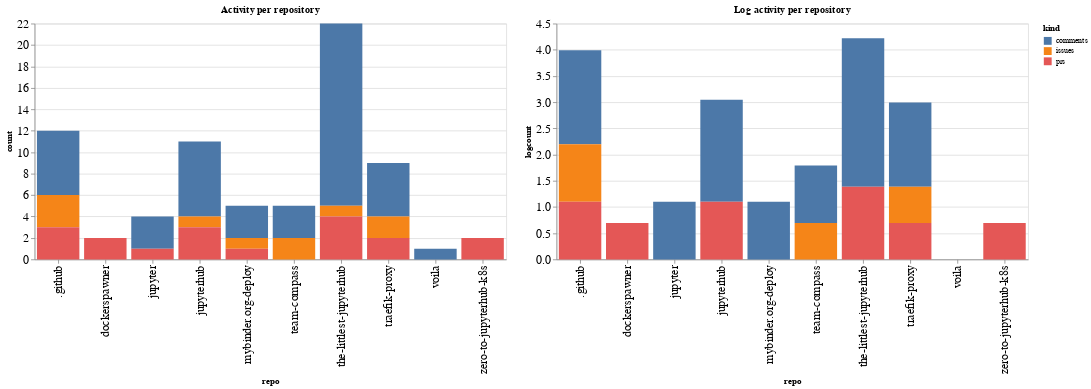

Notebook source saved alongside this figure:
### Code cell
ch1 = alt.Chart(repo_summaries, width=600, title="Activity per repository").mark_bar().encode(
    x='repo',
    y='count',
    color='kind',
    tooltip="kind"
)

ch2 = alt.Chart(repo_summaries, width=600, title="Log activity per repository").mark_bar().encode(
    x='repo',
    y='logcount',
    color='kind',
    tooltip="kind"
)

ch1 | ch2

### Figure 1 — Vega-Lite specification as saved in the notebook (floating-point values rounded to 4 significant figures)
{"config": {"axisLeft": {"labelFontSize": 15}, "axisBottom": {"labelFontSize": 15}}, "hconcat": [{"mark": "bar", "encoding": {"color": {"type": "nominal", "field": "kind"}, "tooltip": {"type": "nominal", "field": "kind"}, "x": {"type": "nominal", "field": "repo"}, "y": {"type": "quantitative", "field": "count"}}, "title": "Activity per repository", "width": 600}, {"mark": "bar", "encoding": {"color": {"type": "nominal", "field": "kind"}, "tooltip": {"type": "nominal", "field": "kind"}, "x": {"type": "nominal", "field": "repo"}, "y": {"type": "quantitative", "field": "logcount"}}, "title": "Log activity per repository", "width": 600}], "data": {"name": "data-9c24a1740c68acdd2dfea29a36e3b447"}, "$schema": "https://vega.github.io/schema/vega-lite/v4.8.1.json", "datasets": {"data-9c24a1740c68acdd2dfea29a36e3b447": [{"repo": ".github", "kind": "comments", "count": 6, "logcount": 1.792}, {"repo": ".github", "kind": "issues", "count": 3, "logcount": 1.099}, {"repo": ".github", "kind": "prs", "count": 3, "logcount": 1.099}, {"repo": "dockerspawner", "kind": "prs", "count": 2, "logcount": 0.6931}, {"repo": "jupyter", "kind": "comments", "count": 3, "logcount": 1.099}, {"repo": "jupyter", "kind": "prs", "count": 1, "logcount": 0.0}, {"repo": "jupyterhub", "kind": "comments", "count": 7, "logcount": 1.946}, {"repo": "jupyterhub", "kind": "issues", "count": 1, "logcount": 0.0}, {"repo": "jupyterhub", "kind": "prs", "count": 3, "logcount": 1.099}, {"repo": "mybinder.org-deploy", "kind": "comments", "count": 3, "logcount": 1.099}, {"repo": "mybinder.org-deploy", "kind": "issues", "count": 1, "logcount": 0.0}, {"repo": "mybinder.org-deploy", "kind": "prs", "count": 1, "logcount": 0.0}, {"repo": "team-compass", "kind": "comments", "count": 3, "logcount": 1.099}, {"repo": "team-compass", "kind": "issues", "count": 2, "logcount": 0.6931}, {"repo": "the-littlest-jupyterhub", "kind": "comments", "count": 17, "logcount": 2.833}, {"repo": "the-littlest-jupyterhub", "kind": "issues", "count": 1, "logcount": 0.0}, {"repo": "the-littlest-jupyterhub", "kind": "prs", "count": 4, "logcount": 1.386}, {"repo": "traefik-proxy", "kind": "comments", "count": 5, "logcount": 1.609}, {"repo": "traefik-proxy", "kind": "issues", "count": 2, "logcount": 0.6931}, {"repo": "traefik-proxy", "kind": "prs", "count": 2, "logcount": 0.6931}, {"repo": "voila", "kind": "comments", "count": 1, "logcount": 0.0}, {"repo": "zero-to-jupyterhub-k8s", "kind": "prs", "count": 2, "logcount": 0.6931}]}}
